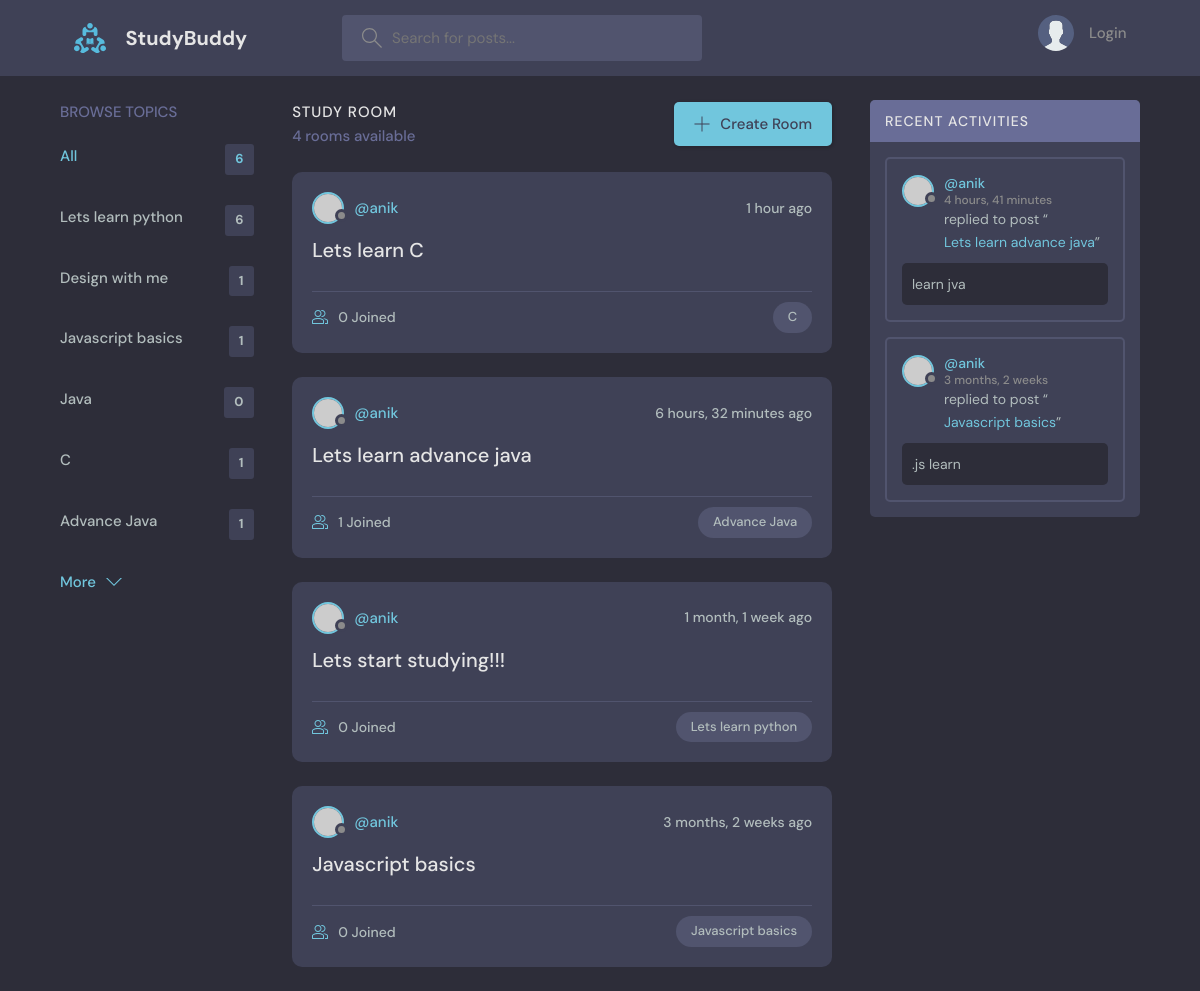
Screenshot of /?q=C with the database file from the repository.
### base/models.py (models this page shows, shortened)
class Topic(models.Model):
    name = models.CharField(max_length=200, null=False,)
    objects = models.Manager()

class Room(models.Model):
    host = models.ForeignKey(User, on_delete=models.SET_NULL, null=True)
    topic = models.ForeignKey(Topic, on_delete=models.SET_NULL, null=True)
    name = models.CharField(max_length=200, null=False, blank= False)
    description = models.TextField(null= True, blank= True,)
    participants = models.ManyToManyField(User, related_name='participants', blank= True)
    updated = models.DateTimeField(auto_now= True)
    created = models.DateTimeField(auto_now_add= True)
    objects = models.Manager()
    class Meta:
        ordering = ['-created', '-updated']
    def __str__(self):
        return str(self.name)

class Messages(models.Model):
    user = models.ForeignKey(User, on_delete=models.CASCADE)
    room = models.ForeignKey(Room, on_delete=models.CASCADE)
    body = models.TextField()
    updated = models.DateTimeField(auto_now= True)
    created = models.DateTimeField(auto_now_add= True)
    objects = models.Manager()
    class Meta:
        ordering = ['-created', '-updated']

### base/views.py (the view)
# urls.py: path('', views.home, name = "home"),
def home(request):
    q = request.GET.get('q') if request.GET.get('q') != None else ''
    rooms = Room.objects.filter(
            Q(topic__name__icontains = q) |
            Q(name__icontains = q) |
            Q(description__icontains = q)
            )
    topics = Topic.objects.all()
    room_count = rooms.count()
    room_messages = Messages.objects.filter(Q(room__topic__name__icontains = q))
    context =  {'rooms': rooms, 'topics': topics, 'room_count': room_count, 'room_messages': room_messages}
    return render(request,'base/home.html', context)

### base/templates/base/home.html (shortened to what this page needs)
{% extends 'main.html' %}
{% block content %}
    <main class="layout layout--3">
      <div class="container">
        {% include 'base/topics_component.html' %}
        <div class="roomList">
          <div class="roomList__header">
            <div>
              <h2>Study Room</h2>
              <p>{{ room_count }} rooms available</p>
            </div>
            <a class="btn btn--main" href="{% url 'create-room' %}">
              <svg version="1.1" xmlns="http://www.w3.org/2000/svg" width="32" height="32" viewBox="0 0 32 32">
                <title>add</title>
                <path
                  d="M16.943 0.943h-1.885v14.115h-14.115v1.885h14.115v14.115h1.885v-14.115h14.115v-1.885h-14.115v-14.115z"
                ></path>
              </svg>
              Create Room
            </a>
          </div>
            {% include 'base/feed_component.html' %}
          </div>
            {% include 'base/activity_component.html' %}
      </div>
    </main>
{% endblock content %}

### base/templates/base/topics_component.html
<div class="topics">
    <div class="topics__header">
      <h2>Browse Topics</h2>
    </div>
    <ul class="topics__list">
      <li>
        <a href="{% url 'home' %}" class="active">All<span>{{ topics.count }}</span></a>
      </li>
        {% for topic in topics %}
            <li>
                <a href="{% url 'home' %}?q={{ topic.name }}">{{ topic.name }}<span>{{ topic.room_set.all.count }}</span></a>
            </li>
        {% endfor %}
    </ul>
    <a class="btn btn--link" href="topics.html">
      More
      <svg version="1.1" xmlns="http://www.w3.org/2000/svg" width="32" height="32" viewBox="0 0 32 32">
        <title>chevron-down</title>
        <path d="M16 21l-13-13h-3l16 16 16-16h-3l-13 13z"></path>
      </svg>
    </a>
  </div>

### base/templates/base/feed_component.html (shortened to what this page needs)
{% for room in rooms %}
    <div class="roomListRoom">
        <div class="roomListRoom__header">
        <a href="{% url 'user-profile' room.host.id %}" class="roomListRoom__author">
            <div class="avatar avatar--small">
            <img src="https://randomuser.me/api/portraits/women/11.jpg" />
            </div>
            <span>@{{ room.host.username }}</span>
        </a>
        <div class="roomListRoom__actions">
            <span>{{ room.created|timesince }} ago</span>
        </div>
        </div>
        <div class="roomListRoom__content">
        <a href="{% url 'room' room.id %}">{{ room.name }}</a>
        </div>
        <div class="roomListRoom__meta">
        <a href="{% url 'room' room.id %}" class="roomListRoom__joined">
            {{ room.participants.all.count }} Joined
        </a>
        <p class="roomListRoom__topic">{{ room.topic.name }}</p>
        </div>
    </div>
{% endfor %}

### base/templates/base/activity_component.html (shortened to what this page needs)
<div class="activities">
    <div class="activities__header">
      <h2>Recent Activities</h2>
    </div>
    {% for message in room_messages %}
    <div class="activities__box">
      <div class="activities__boxHeader roomListRoom__header">
            <a href="{% url 'user-profile' message.user.id %}" class="roomListRoom__author">
                <div class="avatar avatar--small">
                    <img src="https://randomuser.me/api/portraits/women/11.jpg" />
                </div>
                <p>
                    @{{ message.user}}
                    <span>{{ message.created | timesince}}</span>
                </p>
            </a>
      </div>
      <div class="activities__boxContent">
        <p>replied to post “<a href="{% url 'room' message.room.id %}">{{ message.room }}</a>”</p>
        <div class="activities__boxRoomContent">
            {{ message.body }}
          </div>
      </div>
    </div>
    {% endfor %}
  </div>

### rows the page displays
Topic: name "Lets learn python", room_set.all.count "6"
Topic: name "Design with me", room_set.all.count "1"
Topic: name "Javascript basics", room_set.all.count "1"
Topic: name "Java", room_set.all.count "0"
Topic: name "C", room_set.all.count "1"
Topic: name "Advance Java", room_set.all.count "1"
Room: host.username "anik", created "1 hour", name "Lets learn C", participants.all.count "0", topic.name "C"
Room: host.username "anik", created "6 hours, 32 minutes", name "Lets learn advance java", participants.all.count "1", topic.name "Advance Java"
Room: host.username "anik", created "1 month, 1 week", name "Lets start studying!!!", participants.all.count "0", topic.name "Lets learn python"
Room: host.username "anik", created "3 months, 2 weeks", name "Javascript basics", participants.all.count "0", topic.name "Javascript basics"
Messages: user "anik", created "4 hours, 41 minutes", room "Lets learn advance java", body "learn jva"
Messages: user "anik", created "3 months, 2 weeks", room "Javascript basics", body ".js learn"

### other values shown
{{ topics.count }} "6"
{{ room_count }} "4"
